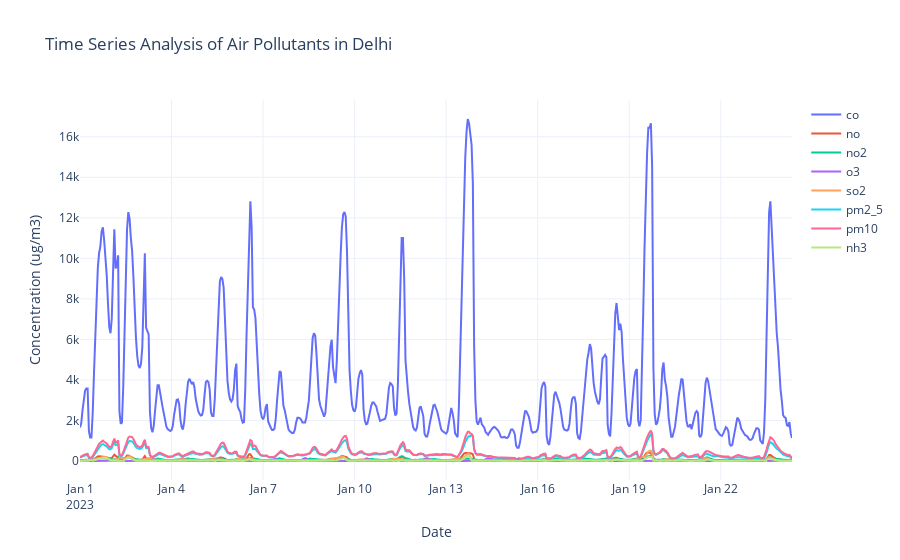

This figure's notebook cell:
### Code cell
import pandas as pd
import plotly.express as px
import plotly.io as pio
import plotly.graph_objects as go
pio.templates.default = "plotly_white"

data = pd.read_csv("delhiaqi.csv")
print(data.head())

data['date'] = pd.to_datetime(data['date'])

print(data.describe())

fig = go.Figure()

for pollutant in ['co', 'no', 'no2', 'o3', 'so2', 'pm2_5', 'pm10', 'nh3']:
    fig.add_trace(go.Scatter(x=data['date'], y=data[pollutant], mode='lines',
                             name=pollutant))
    
fig.update_layout(title='Time Series Analysis of Air Pollutants in Delhi',
                  xaxis_title='Date', yaxis_title='Concentration (ug/m3)')

fig.show()

### Figure 1 — Plotly figure (JSON) as saved in the notebook; plotly's stock layout.template omitted (floating-point values rounded to 4 significant figures; data arrays with more than 128 entries replaced by an {"elided": "..."} marker saying what was removed)
{"data": [{"mode": "lines", "name": "co", "type": "scatter", "x": {"elided": "561 str values"}, "y": {"elided": "561 float values"}}, {"mode": "lines", "name": "no", "type": "scatter", "x": {"elided": "561 str values"}, "y": {"elided": "561 float values"}}, {"mode": "lines", "name": "no2", "type": "scatter", "x": {"elided": "561 str values"}, "y": {"elided": "561 float values"}}, {"mode": "lines", "name": "o3", "type": "scatter", "x": {"elided": "561 str values"}, "y": {"elided": "561 float values"}}, {"mode": "lines", "name": "so2", "type": "scatter", "x": {"elided": "561 str values"}, "y": {"elided": "561 float values"}}, {"mode": "lines", "name": "pm2_5", "type": "scatter", "x": {"elided": "561 str values"}, "y": {"elided": "561 float values"}}, {"mode": "lines", "name": "pm10", "type": "scatter", "x": {"elided": "561 str values"}, "y": {"elided": "561 float values"}}, {"mode": "lines", "name": "nh3", "type": "scatter", "x": {"elided": "561 str values"}, "y": {"elided": "561 float values"}}], "layout": {"autosize": true, "title": {"text": "Time Series Analysis of Air Pollutants in Delhi"}, "xaxis": {"autorange": true, "range": ["2023-01-01", "2023-01-24 08:00"], "title": {"text": "Date"}, "type": "date"}, "yaxis": {"autorange": true, "range": [-937.6, 17810.0], "title": {"text": "Concentration (ug/m3)"}, "type": "linear"}}}
